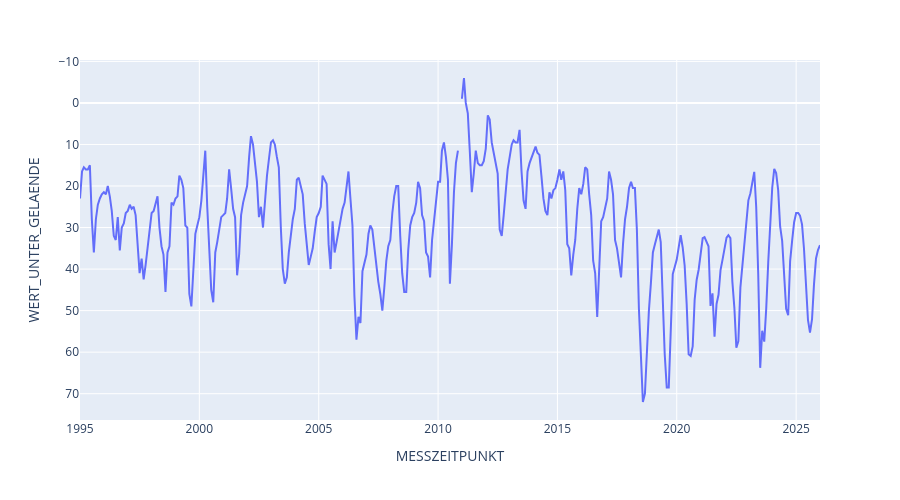

Source (notebook cell):
### Code cell
fig = px.line(monthly,
              y="WERT_UNTER_GELAENDE",
              #color = "pred",
              height=500
              )
fig['layout']['yaxis']['autorange'] = "reversed"
fig

### Figure 1 — Plotly figure (JSON) as saved in the notebook; plotly's stock layout.template omitted (floating-point values rounded to 4 significant figures; data arrays with more than 128 entries replaced by an {"elided": "..."} marker saying what was removed)
{"data": [{"hovertemplate": "MESSZEITPUNKT=%{x}<br>WERT_UNTER_GELAENDE=%{y}<extra></extra>", "legendgroup": "", "line": {"color": "#636efa", "dash": "solid"}, "marker": {"symbol": "circle"}, "mode": "lines", "name": "", "orientation": "v", "showlegend": false, "type": "scatter", "x": {"elided": "373 str values"}, "xaxis": "x", "y": {"elided": "373 float values"}, "yaxis": "y"}], "layout": {"height": 500, "legend": {"tracegroupgap": 0}, "margin": {"t": 60}, "xaxis": {"anchor": "y", "domain": [0, 1], "title": {"text": "MESSZEITPUNKT"}}, "yaxis": {"anchor": "x", "autorange": "reversed", "domain": [0, 1], "title": {"text": "WERT_UNTER_GELAENDE"}}}}
